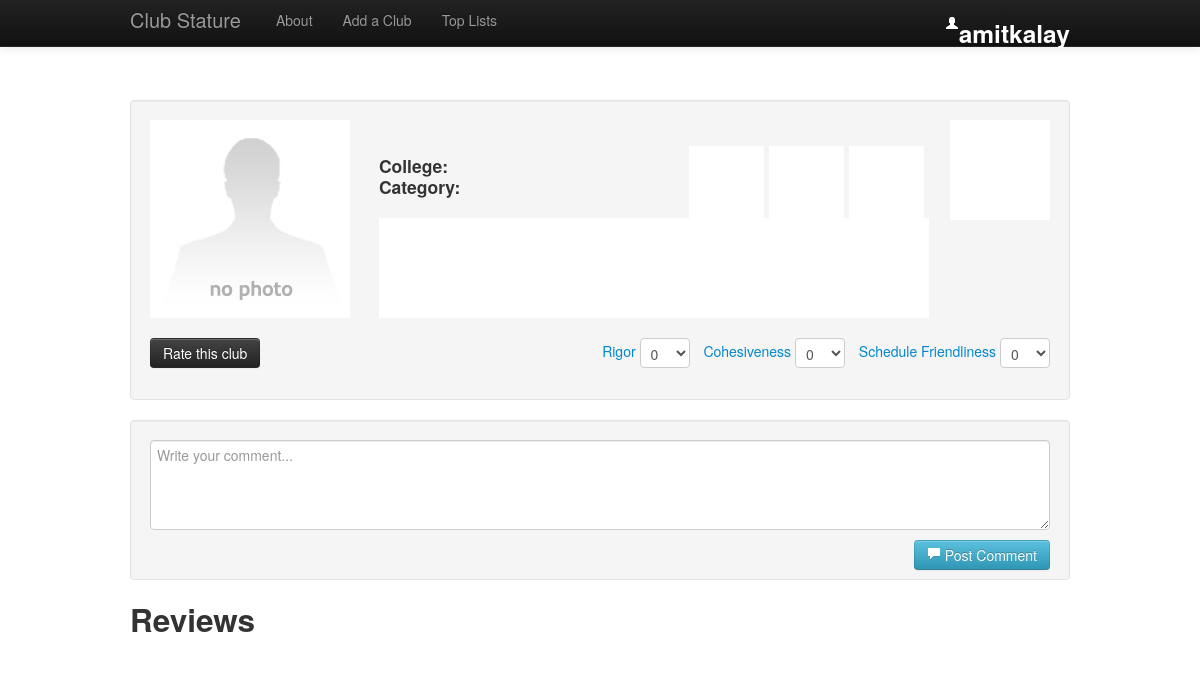
Screenshot of /club.php (signed in) with the database file from the repository.
### tables this page shows
CREATE TABLE IF NOT EXISTS `menu` (
  `id` int(11) NOT NULL AUTO_INCREMENT,
  `menu_name` varchar(30) NOT NULL,
  `slug` varchar(30) NOT NULL,
  `position` int(3) NOT NULL,
  PRIMARY KEY (`id`)
);

CREATE TABLE IF NOT EXISTS `users` (
  `id` int(11) NOT NULL AUTO_INCREMENT,
  `username` varchar(30) NOT NULL,
  `email` varchar(40) NOT NULL,
  `hashedPass` varchar(40) NOT NULL,
  PRIMARY KEY (`id`),
  UNIQUE KEY `email` (`email`),
  UNIQUE KEY `username` (`username`),
  UNIQUE KEY `hashedPass` (`hashedPass`)
);

### includes/sessions.php (called while the page is built, shortened)
<?php
    function loggedIn(){
        return isset($_SESSION['userId']);
    }
?>

### includes/functions.php (the view, shortened to what this page needs)
<?php
    function getNavItems() {
        global $connection;
        $query = "SELECT * FROM menu ORDER BY position;";
        $menu_set = mysql_query($query, $connection);
        return $menu_set;
    }
    function printNav($public = true){
        $output = "";
        $output .= "<div class=\"navbar navbar-inverse navbar-fixed-top\">
                    <div class=\"navbar-inner\">
                    <div class=\"container\">
                    <a class=\"brand\" href=\"index.php\">";
        $output .= NAME;
        $output .= "</a>";
        if($public == true){
            $output .= "<div class=\"navbar-content\">
                                <ul class=\"nav\">";
            $menuSet = getNavItems();
            while($menuItem = mysql_fetch_array($menuSet)){
                $output .= "<li><a href = \"{$menuItem['slug']}\">{$menuItem['menu_name']}</a></li>";
              }
            $output .= "</ul>
                        </div>";
            if(loggedIn()){
                $userDetails = getUserInfo($_SESSION['userId']);
                $output .= "<div class=\"btn-group pull-right\">
                            <h3 class=\"user dopdown-toggle\" data-toggle=\"dropdown\"> <i class=\"icon-user icon-white\"></i>{$userDetails['username']}</h3>
                            <ul class=\"dropdown-menu\">
                            <li><a href=\"changePassword.php\">Change Password</a></li>
                            <li><a href=\"deleteAccount.php\"><i class=\"icon-trash\"></i> Delete Account </a></li>
                            <li class=\"divider\"></li>
                            <li><a href=\"logout.php\"><i class=\"icon-off\"></i> Log Out</a></li>
                            </ul>
                            </div>";
            }
            else{
                $output .= "<div class = \"pull-right\">
                            <a href = \"login.php\" class = \"btn btn-success\">Login</a>
                            <a href = \"signup.php\" class = \"btn btn-info\">Sign Up</a>
                            <div>";
            }
            $output .= "</div>
                        </div>
                        </div>
                        </div>
                        </div>";
        }
        else{
            $output .= "</div>
                        </div>
                        </div>";
        }
        return $output;
    }
    function getUserInfo($userId){
        global $connection;
        $userId = $_SESSION['userId'];
        $query = "SELECT * FROM  `users` WHERE  `id` =  '{$userId}' LIMIT 1;";
        $userSet = mysql_query($query,$connection);
        if($userSet){
            return $userDetails = mysql_fetch_array($userSet);
        }
    }
?>

### css/custom.css (style rules this page uses)
.user { text-decoration: none; color: white; }
h3.user { line-height: 5px; }

### rows the page displays
menu: menu_name "About"
menu: menu_name "Add a Club"
menu: menu_name "Top Lists"
users: username "amitkalay"

### other values shown
$nav "Club Stature"
